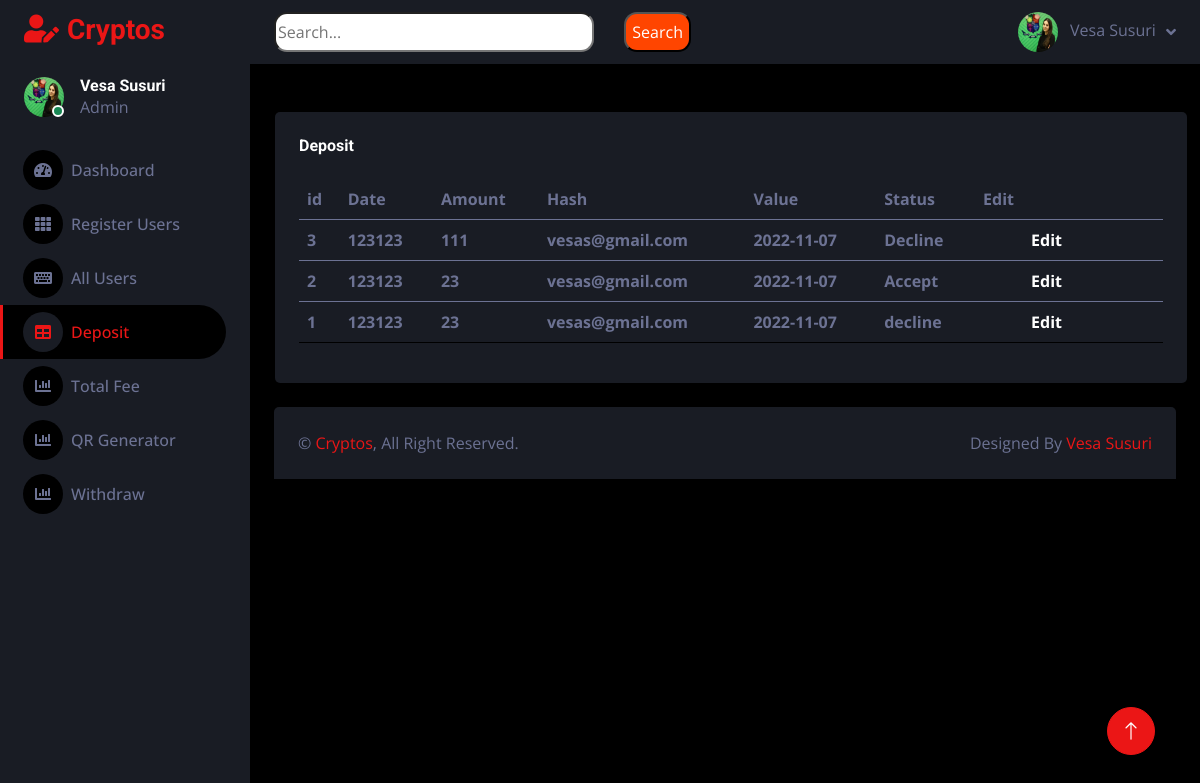
Before: /admin2/deposit.php with the older database file.
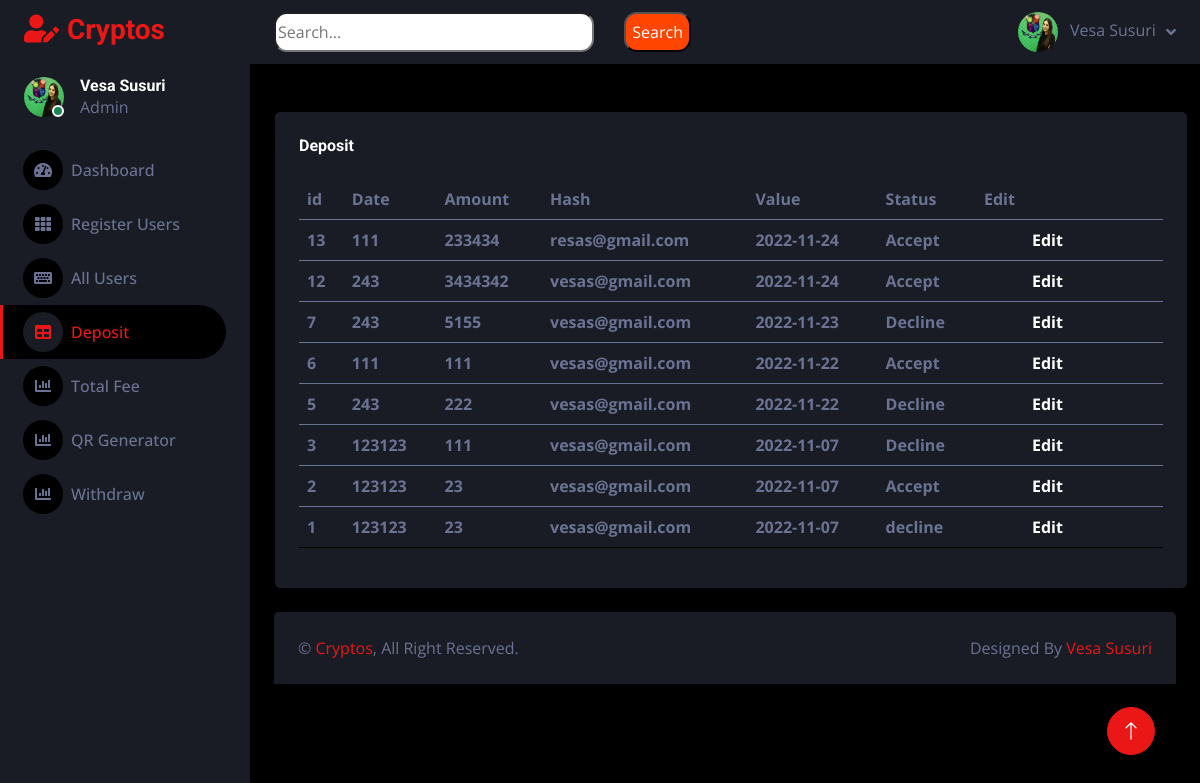
After: the same page with the newer database file.
### tables this page shows
CREATE TABLE `deposit` (
  `id` int(255) NOT NULL,
  `amount` varchar(255) DEFAULT NULL,
  `btcWallet` varchar(255) DEFAULT NULL,
  `username` varchar(255) DEFAULT NULL,
  `date` date DEFAULT current_timestamp(),
  `status` varchar(255) DEFAULT 'Decline'
);

### admin2/deposit.php (the view, shortened to what this page needs)
<!DOCTYPE html>
<html lang="en">
<head>
    <link href="https://cdnjs.cloudflare.com/ajax/libs/font-awesome/5.10.0/css/all.min.css" rel="stylesheet">
    <link href="https://cdn.jsdelivr.net/npm/bootstrap-icons@1.4.1/font/bootstrap-icons.css" rel="stylesheet">
    <link href="lib/owlcarousel/assets/owl.carousel.min.css" rel="stylesheet">
    <link href="lib/tempusdominus/css/tempusdominus-bootstrap-4.min.css" rel="stylesheet" />
    <link href="css/bootstrap.min.css" rel="stylesheet">
    <link href="css/style.css" rel="stylesheet">
</head>
<body>
    <div class="container-fluid position-relative d-flex p-0">
        <div class="sidebar pe-4 pb-3">
            <nav class="navbar bg-secondary navbar-dark">
                <a href="index.html" class="navbar-brand mx-4 mb-3">
                    <h3 class="text-primary"><i class="fa fa-user-edit me-2"></i>Cryptos</h3>
                </a>
                <div class="d-flex align-items-center ms-4 mb-4">
                    <div class="position-relative">
                        <img class="rounded-circle" src="img/vesa.PNG" alt="" style="width: 40px; height: 40px;">
                        <div class="bg-success rounded-circle border border-2 border-white position-absolute end-0 bottom-0 p-1"></div>
                    </div>
                    <div class="ms-3">
                        <h6 class="mb-0">Vesa Susuri</h6>
                        <span>Admin</span>
                    </div>
                </div>
                <div class="navbar-nav w-100">
                    <a href="dashboard.php" class="nav-item nav-link "><i class="fa fa-tachometer-alt me-2"></i>Dashboard</a>
                    <a href="Register.php" class="nav-item nav-link "><i class="fa fa-th me-2"></i>Register Users</a>
                    <a href="allUsers.php" class="nav-item nav-link"><i class="fa fa-keyboard me-2"></i>All Users</a>
                    <a href="deposit.php" class="nav-item nav-link active"><i class="fa fa-table me-2"></i>Deposit</a>
                    <a href="totalFee.php" class="nav-item nav-link"><i class="fa fa-chart-bar me-2"></i>Total Fee</a>
                    <a href="qrCode.php" class="nav-item nav-link"><i class="fa fa-chart-bar me-2"></i>QR Generator</a>
                    <a href="withdrawRequest.php" class="nav-item nav-link"><i class="fa fa-chart-bar me-2"></i>Withdraw</a>
                </div>
            </nav>
        </div>
        <div class="content">
            <nav class="navbar navbar-expand bg-secondary navbar-dark sticky-top px-4 py-0">
                <form class="d-none d-md-flex ms-6" action="search.php" method="get" enctype="multi/form-data">
                    <input type="search" name="value" id="default-search" style="width:400%;border-radius:13px" placeholder="Search..." required>
                    <button type="submit" name="search" style="width:200px;height:40px; position:relative;left:30px;background-color:orangered;color:white; border-radius:13px">Search</button>
                </form>
                <div class="navbar-nav align-items-center ms-auto">
                    <div class="nav-item dropdown">
                        <a href="#" class="nav-link dropdown-toggle" data-bs-toggle="dropdown">
                            <img class="rounded-circle me-lg-2" src="img/vesa.PNG" alt="" style="width: 40px; height: 40px;">
                            <span class="d-none d-lg-inline-flex">Vesa Susuri</span>
                        </a>
                    </div>
                </div>
            </nav>
            <br><br>
            <div class="col-sm-12 col-xl-6" style="margin-left:25px; width:96%;">
                 <div class="bg-secondary rounded h-100 p-4">
                    <h6 class="mb-4">Deposit</h6>
                    <table class="table table-hover">
                        <thead>
                         <tr>
                            <th scope="col">id</th>
                            <th scope="col">Date</th>
                            <th scope="col">Amount</th>
                            <th scope="col">Hash</th>
                            <th scope="col">Value</th>
                            <th scope="col">Status</th>
                            <th scope="col">Edit</th>
                          </tr>
                        </thead>
                        <?php
                $con = mysqli_connect("localhost", "root", "", "crypto");
                mysqli_select_db($con, "crypto");
                $query = "select * from deposit order by 1 DESC";
                $run = mysqli_query($con, $query);
                while ($row = mysqli_fetch_array($run)) {
                    $id = $row['id'];
                    $amount = $row['amount'];
                    $btcWallet = $row['btcWallet'];
                    $username = $row['username'];
                    $date = $row['date'];
                    $status = $row['status'];
                ?>
                        <tbody>
                            <tr>
                            <th scope="row">
                              <?php echo $id; ?>
                            </th>
                            <th scope="row">
                            <?php echo $amount; ?>
                            </th>
                            <th scope="row">
                            <?php echo $btcWallet; ?>
                            </th>
                            <th scope="row">
                            <?php echo $username; ?>
                            </th>
                            <th scope="row">
                            <?php echo $date; ?>
                            </th>
                            <th scope="row">
                            <?php echo $status; ?>
                            </th>
                            <th scope="row">
                             <a href="edit_deposit.php?edit=<?php echo $id; ?>" class=" flex justify-center items-center text-white bg-blue-700 hover:bg-blue-800 focus:ring-4 focus:ring-blue-300 font-medium rounded-lg text-sm px-5 py-2.5 mr-2 mb-2 dark:bg-blue-600 dark:hover:bg-blue-700 focus:outline-none dark:focus:ring-blue-800">Edit</a>
                            </th>
                                </tbody>
                                <?php } ?>
                            </table>
                        </div>
                    </div>
            <div class="container-fluid pt-4 px-4">
                <div class="bg-secondary rounded-top p-4">
                    <div class="row">
                        <div class="col-12 col-sm-6 text-center text-sm-start">
                            &copy; <a href="#">Cryptos</a>, All Right Reserved.
                        </div>
                        <div class="col-12 col-sm-6 text-center text-sm-end">
                            Designed By <a href="#">Vesa Susuri</a>
                        </div>
                    </div>
                </div>
            </div>
        </div>
        <a href="#" class="btn btn-lg btn-primary btn-lg-square back-to-top"><i class="bi bi-arrow-up"></i></a>
    </div>
</body>
</html>

### admin2/css/style.css (style rules this page uses)
:root { --primary: #EB1616; --secondary: #191C24; --light: #6C7293; --dark: #000000; }
.back-to-top { position: fixed; display: none; right: 45px; bottom: 45px; z-index: 99; }
.btn { transition: .5s; }
.btn-lg-square { width: 48px; height: 48px; }
.btn-square, .btn-sm-square, .btn-lg-square { padding: 0; display: inline-flex; align-items: center; justify-content: center; font-weight: normal; border-radius: 50px; }
.sidebar { position: fixed; top: 0; left: 0; bottom: 0; width: 250px; height: 100vh; overflow-y: auto; background: var(--secondary); transition: 0.5s; z-index: 999; }
.content { margin-left: 250px; min-height: 100vh; background: var(--dark); transition: 0.5s; }
@media (min-width: 992px) { .sidebar { margin-left: 0; } }
@media (min-width: 992px) { .content { width: calc(100% - 250px); } }
.sidebar .navbar .navbar-nav .nav-link { padding: 7px 20px; color: var(--light); font-weight: 500; border-left: 3px solid var(--secondary); border-radius: 0 30px 30px 0; outline: none; }
.sidebar .navbar .navbar-nav .nav-link:hover, .sidebar .navbar .navbar-nav .nav-link.active { color: var(--primary); background: var(--dark); border-color: var(--primary); }
.sidebar .navbar .navbar-nav .nav-link i { width: 40px; height: 40px; display: inline-flex; align-items: center; justify-content: center; background: var(--dark); border-radius: 40px; }
.sidebar .navbar .navbar-nav .nav-link:hover i, .sidebar .navbar .navbar-nav .nav-link.active i { background: var(--secondary); }
.content .navbar .navbar-nav .nav-link { margin-left: 25px; padding: 12px 0; color: var(--light); outline: none; }
.content .navbar .dropdown-toggle::after { margin-left: 6px; vertical-align: middle; border: none; content: "\f107"; font-family: "Font Awesome 5 Free"; font-weight: 900; transition: .5s; }

Changed rows visible on the page:
added deposit: id "13", amount "111", btcWallet "233434", username "resas@gmail.com", date "2022-11-24", status "Accept"
added deposit: id "12", amount "243", btcWallet "3434342", username "vesas@gmail.com", date "2022-11-24", status "Accept"
added deposit: id "7", amount "243", btcWallet "5155", username "vesas@gmail.com", date "2022-11-23", status "Decline"
added deposit: id "6", amount "111", btcWallet "111", username "vesas@gmail.com", date "2022-11-22", status "Accept"
added deposit: id "5", amount "243", btcWallet "222", username "vesas@gmail.com", date "2022-11-22", status "Decline"
